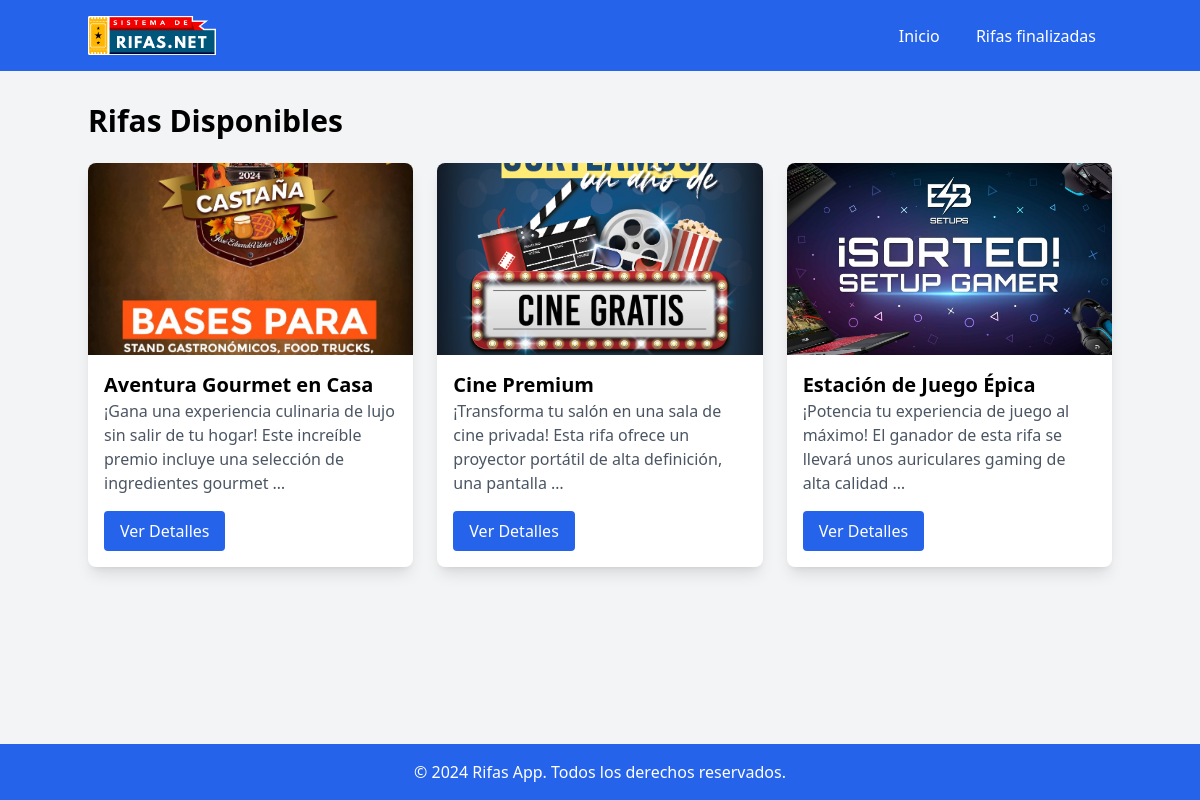
The page / on the database its author committed.
### App1/models.py (models this page shows, shortened)
class Rifa(models.Model):
    ESTADOS = [
        ('oculta', 'Oculta'),
        ('disponible', 'Disponible'),
        ('finalizada', 'Finalizada'),
        ('anulada', 'Anulada'),
    ]
    nombre = models.CharField(max_length=255)
    fecha_inicio = models.DateTimeField()
    fecha_termino = models.DateTimeField()
    descripcion = models.TextField()
    cantidad_numeros = models.PositiveIntegerField()
    estado = models.CharField(max_length=10, choices=ESTADOS)
    imagen = models.ImageField(upload_to='rifas/')

### App1/views.py (the view)
# urls.py: path('', views.lista_rifas, name='lista_rifas'),
def lista_rifas(request):
    rifas = Rifa.objects.filter(estado='disponible')
    return render(request, 'lista_rifas.html', {'rifas': rifas})

### templates/lista_rifas.html (shortened to what this page needs)
<!DOCTYPE html>
{% load static %}
<html lang="en">
<head>
    <script src="https://cdn.tailwindcss.com"></script>
</head>
<body class="flex flex-col min-h-screen bg-gray-100">
    <header>
        <nav class="bg-blue-600 p-4">
            <div class="container mx-auto flex justify-between items-center">
                <div>
                    <a href="/" class="text-white text-lg font-bold"><img src="{% static 'logo.png' %}" alt="logo" class="w-32 h-auto"></a>
                </div>
                <div>
                    <a href="/" class="text-white hover:text-gray-200 px-4">Inicio</a>
                    <a href="{% url 'mostrar_rifas_finalizadas' %}" class="text-white hover:text-gray-200 px-4">Rifas finalizadas</a>
                </div>
            </div>
        </nav>
    </header>
    <main class="flex-grow container mx-auto py-8">
        <h1 class="text-3xl font-bold mb-6">Rifas Disponibles</h1>
        <div class="grid grid-cols-1 sm:grid-cols-2 md:grid-cols-3 gap-6">
            {% for rifa in rifas %}
            <div class="bg-white rounded-lg shadow-lg overflow-hidden">
                <img src="{{ rifa.imagen.url }}" alt="{{ rifa.nombre }}" class="w-full h-48 object-cover">
                <div class="p-4">
                    <h2 class="text-xl font-semibold">{{ rifa.nombre }}</h2>
                    <p class="text-gray-600">{{ rifa.descripcion|truncatewords:20 }}</p>
                    <a href="{% url 'detalle_rifa' rifa.id %}" class="mt-4 inline-block bg-blue-600 text-white px-4 py-2 rounded hover:bg-blue-500">Ver Detalles</a>
                </div>
            </div>
            {% endfor %}
        </div>
    </main>
    <footer class="bg-blue-600 text-white py-4 mt-8">
        <div class="container mx-auto text-center">
            <p>&copy; 2024 Rifas App. Todos los derechos reservados.</p>
        </div>
    </footer>
</body>
</html>

### rows shown on the page
Rifa: imagen (picture), nombre "Aventura Gourmet en Casa", descripcion "¡Gana una experiencia culinaria de lujo sin salir de tu hogar! Este increíble premio incluye una selección de ingredientes gourmet …"
Rifa: imagen (picture), nombre "Cine Premium", descripcion "¡Transforma tu salón en una sala de cine privada! Esta rifa ofrece un proyector portátil de alta definición, una pantalla …"
Rifa: imagen (picture), nombre "Estación de Juego Épica", descripcion "¡Potencia tu experiencia de juego al máximo! El ganador de esta rifa se llevará unos auriculares gaming de alta calidad …"
